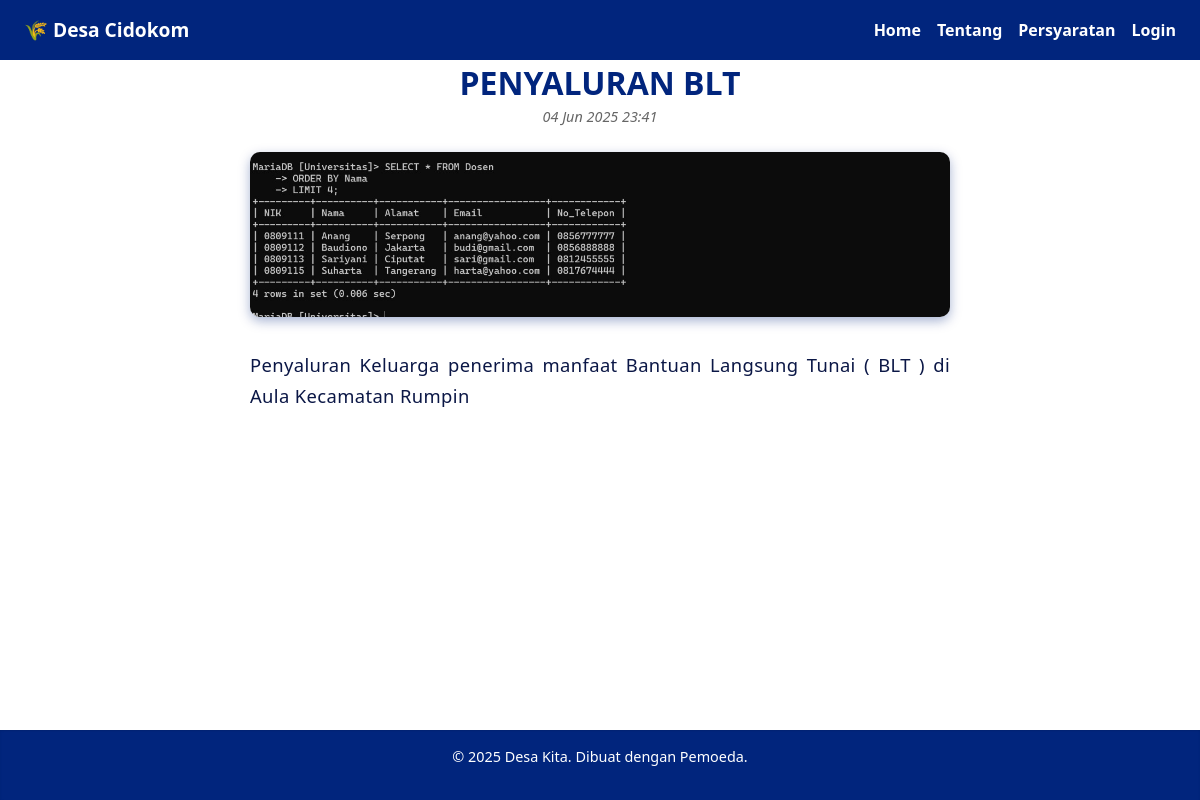
Screenshot of /pengumuman/2/ with the database file from the repository.
### kembang/models.py (models this page shows, shortened)
class Announcement(models.Model):
    title = models.CharField(max_length=200)
    content = models.TextField()
    published_at = models.DateTimeField(auto_now_add=True)
    updated_at = models.DateTimeField(auto_now=True)
    is_active = models.BooleanField(default=True)
    class Meta:
        ordering = ['-published_at']   # pengumuman terbaru muncul paling atas
        verbose_name = "Pengumuman"
        verbose_name_plural = "Pengumuman"

class AnnouncementImage(models.Model):
    announcement = models.ForeignKey(Announcement, on_delete=models.CASCADE, related_name='images')
    image = models.ImageField(upload_to='announcement_images/')

### kembang/views.py (the view)
# urls.py: path('pengumuman/<int:pk>/', views.announcement_detail, name='announcement_detail'),
def announcement_detail(request, pk):
    announcement = get_object_or_404(Announcement, pk=pk, is_active=True)
    return render(request, 'profile/detail_pengumuman.html', {'announcement': announcement})

### kembang/templates/profile/detail_pengumuman.html (shortened to what this page needs)
{% extends "partials/base.html" %}
{% load static %}
{% block content %}
<h2>{{ announcement.title }}</h2>
<small>{{ announcement.published_at|date:"d M Y H:i" }}</small>
{% if announcement.images.all|length > 0 %}
  <div class="slideshow-container" aria-live="polite" aria-atomic="true">
    {% for img in announcement.images.all %}
      <img src="{{ img.image.url }}" alt="Gambar Pengumuman {{ forloop.counter }}" class="slide-image {% if forloop.first %}active{% endif %}" />
    {% endfor %}
  </div>
{% else %}
  <p style="text-align:center; color:#555; margin-bottom: 2rem;">Tidak ada gambar untuk pengumuman ini.</p>
{% endif %}
<h3 class="content-text">{{ announcement.content|linebreaks }}</h3>
{% endblock %}

### kembang/static/css/home.css (style rules this page uses)
body { font-family: 'Poppins', sans-serif; background: #E6F3FF; color: #2E3C54; margin: 0; padding: 0; scroll-behavior: smooth; }
* { box-sizing: border-box; }
body, html { margin: 0; padding: 0; height: 100%; font-family: 'Segoe UI', sans-serif; background: var(--background); color: var(--text); display: flex; flex-direction: column; min-height: 100vh; }

### kembang/templates/profile/detail_pengumuman.html (style rules this page uses)
html, body { height: 100%; margin: 0; padding: 0; display: flex; flex-direction: column; min-height: 100vh; }
h2 { color: #01257D; font-weight: 600; font-size: 2rem; margin: 4rem 0 0.25rem 0; text-align: center; user-select: text; }
small { color: #666; font-size: 0.9rem; display: block; margin-bottom: 1.5rem; text-align: center; font-style: italic; user-select: text; }
.slideshow-container { max-width: 700px; margin: 0 auto 2rem auto; position: relative; user-select: none; }
.slide-image { width: 100%; border-radius: 10px; box-shadow: 0 4px 12px rgba(1, 37, 125, 0.35); object-fit: cover; max-height: 400px; display: none; opacity: 0; transition: opacity 0.5s ease; }
.slide-image.active { display: block; opacity: 1; }
.content-text { font-size: 1.15rem; line-height: 1.7; color: #0b1746; margin-bottom: 2.5rem; white-space: pre-wrap; letter-spacing: 0.02em; font-weight: 400; text-align: justify; max-width: 700px; margin-left: auto; margin-right: auto; user-select: text; }

### rows the page displays
Announcement: title "PENYALURAN BLT", published_at "04 Jun 2025 23:41", content "Penyaluran Keluarga penerima manfaat Bantuan Langsung Tunai ( BLT ) di Aula Kecamatan Rumpin"
AnnouncementImage: image (picture)
